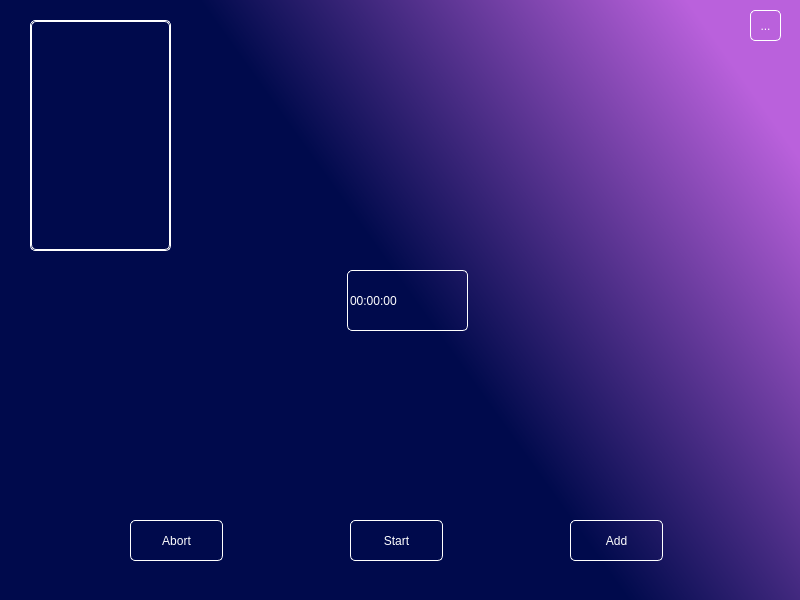
<?xml version="1.0" encoding="UTF-8"?>
<ui version="4.0">
 <class>MainWindow</class>
 <widget class="QMainWindow" name="MainWindow">
  <property name="geometry">
   <rect>
    <x>0</x>
    <y>0</y>
    <width>800</width>
    <height>600</height>
   </rect>
  </property>
  <property name="windowTitle">
   <string>GoToShutdown</string>
  </property>
  <property name="windowIcon">
   <iconset>
    <normalon>icons/Alecive-Flatwoken-Apps-Dialog-Shutdown.ico</normalon>
   </iconset>
  </property>
  <property name="autoFillBackground">
   <bool>false</bool>
  </property>
  <property name="styleSheet">
   <string notr="true">background : qlineargradient(spread:pad, x1:0.417, y1:0.3125, x2:1, y2:0, stop:0 rgba(0, 10, 76, 255), stop:0.810945 rgba(186, 97, 220, 255));</string>
  </property>
  <property name="toolButtonStyle">
   <enum>Qt::ToolButtonIconOnly</enum>
  </property>
  <property name="documentMode">
   <bool>false</bool>
  </property>
  <property name="tabShape">
   <enum>QTabWidget::Rounded</enum>
  </property>
  <property name="dockNestingEnabled">
   <bool>true</bool>
  </property>
  <property name="dockOptions">
   <set>QMainWindow::AllowNestedDocks|QMainWindow::AllowTabbedDocks|QMainWindow::AnimatedDocks</set>
  </property>
  <widget class="QWidget" name="centralwidget">
   <widget class="QToolButton" name="settingsBtn">
    <property name="geometry">
     <rect>
      <x>750</x>
      <y>10</y>
      <width>31</width>
      <height>31</height>
     </rect>
    </property>
    <property name="styleSheet">
     <string notr="true">background : transparent;
color : white;
border : 1px solid white;
border-radius : 5px;</string>
    </property>
    <property name="text">
     <string>...</string>
    </property>
   </widget>
   <widget class="QPushButton" name="startBtn">
    <property name="geometry">
     <rect>
      <x>350</x>
      <y>520</y>
      <width>93</width>
      <height>41</height>
     </rect>
    </property>
    <property name="styleSheet">
     <string notr="true">background : transparent;
color : white;
border : 1px solid white;
border-radius : 5px;</string>
    </property>
    <property name="text">
     <string>Start</string>
    </property>
   </widget>
   <widget class="QPushButton" name="addBtn">
    <property name="geometry">
     <rect>
      <x>570</x>
      <y>520</y>
      <width>93</width>
      <height>41</height>
     </rect>
    </property>
    <property name="styleSheet">
     <string notr="true">background : transparent;
color : white;
border : 1px solid white;
border-radius : 5px;</string>
    </property>
    <property name="text">
     <string>Add</string>
    </property>
   </widget>
   <widget class="QPushButton" name="abortBtn">
    <property name="geometry">
     <rect>
      <x>130</x>
      <y>520</y>
      <width>93</width>
      <height>41</height>
     </rect>
    </property>
    <property name="styleSheet">
     <string notr="true">background : transparent;
color : white;
border : 1px solid white;
border-radius : 5px;</string>
    </property>
    <property name="text">
     <string>Abort</string>
    </property>
   </widget>
   <widget class="QTimeEdit" name="timeEdit">
    <property name="geometry">
     <rect>
      <x>347</x>
      <y>270</y>
      <width>121</width>
      <height>61</height>
     </rect>
    </property>
    <property name="styleSheet">
     <string notr="true">background : transparent;
color : white;
border : 1px solid white;
border-radius : 5px;</string>
    </property>
   </widget>
   <widget class="QLabel" name="logo">
    <property name="geometry">
     <rect>
      <x>330</x>
      <y>20</y>
      <width>141</width>
      <height>141</height>
     </rect>
    </property>
    <property name="styleSheet">
     <string notr="true">background : transparent;
color : white;</string>
    </property>
    <property name="text">
     <string/>
    </property>
    <property name="textFormat">
     <enum>Qt::RichText</enum>
    </property>
    <property name="pixmap">
     <pixmap>icons/Alecive-Flatwoken-Apps-Dialog-Shutdown.ico</pixmap>
    </property>
    <property name="scaledContents">
     <bool>true</bool>
    </property>
   </widget>
   <widget class="QScrollArea" name="timesList">
    <property name="geometry">
     <rect>
      <x>30</x>
      <y>20</y>
      <width>141</width>
      <height>231</height>
     </rect>
    </property>
    <property name="sizePolicy">
     <sizepolicy hsizetype="Fixed" vsizetype="Expanding">
      <horstretch>0</horstretch>
      <verstretch>0</verstretch>
     </sizepolicy>
    </property>
    <property name="styleSheet">
     <string notr="true">background : transparent;
color : white;
border : 1px solid white;
border-radius : 5px;</string>
    </property>
    <property name="widgetResizable">
     <bool>true</bool>
    </property>
    <widget class="QWidget" name="scrollAreaWidgetContents">
     <property name="geometry">
      <rect>
       <x>0</x>
       <y>0</y>
       <width>139</width>
       <height>229</height>
      </rect>
     </property>
     <layout class="QVBoxLayout" name="verticalLayout_2"/>
    </widget>
   </widget>
   <widget class="QPushButton" name="deleteBtn">
    <property name="geometry">
     <rect>
      <x>280</x>
      <y>280</y>
      <width>41</width>
      <height>51</height>
     </rect>
    </property>
    <property name="styleSheet">
     <string notr="true">background : transparent;
color : white;
border-radius : 5px;</string>
    </property>
    <property name="text">
     <string/>
    </property>
    <property name="icon">
     <iconset>
      <normalon>icons/remove.png</normalon>
     </iconset>
    </property>
   </widget>
   <widget class="QPushButton" name="editBtn">
    <property name="geometry">
     <rect>
      <x>490</x>
      <y>280</y>
      <width>51</width>
      <height>51</height>
     </rect>
    </property>
    <property name="sizePolicy">
     <sizepolicy hsizetype="Fixed" vsizetype="Fixed">
      <horstretch>0</horstretch>
      <verstretch>0</verstretch>
     </sizepolicy>
    </property>
    <property name="styleSheet">
     <string notr="true">background : transparent;
color : white;
border-radius : 5px;</string>
    </property>
    <property name="text">
     <string/>
    </property>
    <property name="icon">
     <iconset>
      <normalon>icons/pencil.png</normalon>
     </iconset>
    </property>
   </widget>
  </widget>
 </widget>
 <resources/>
 <connections/>
</ui>
